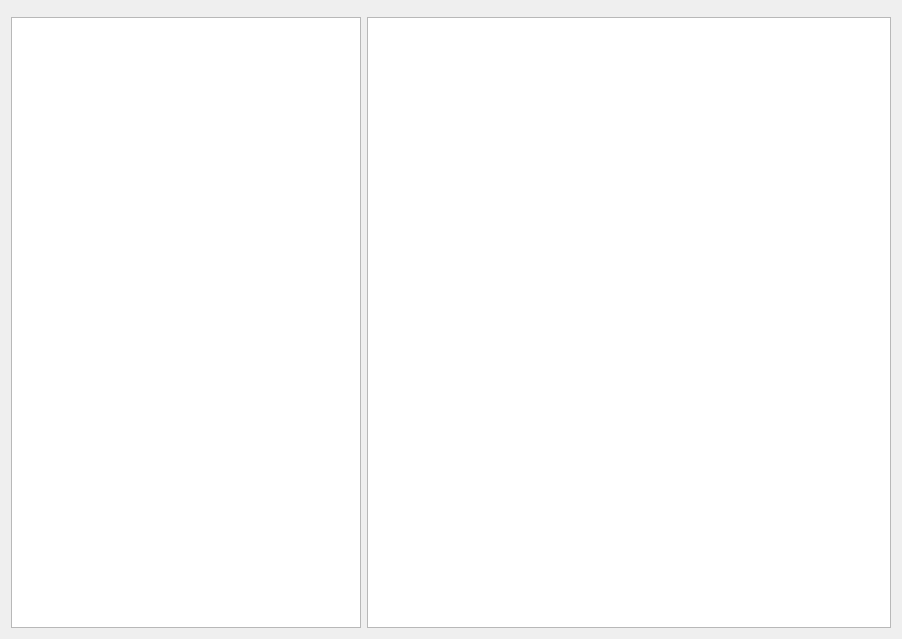
<?xml version="1.0" encoding="UTF-8"?>
<ui version="4.0">
 <class>w_sys_manage_operatorright_Dialog</class>
 <widget class="QDialog" name="w_sys_manage_operatorright_Dialog">
  <property name="geometry">
   <rect>
    <x>0</x>
    <y>0</y>
    <width>902</width>
    <height>639</height>
   </rect>
  </property>
  <property name="windowTitle">
   <string>Dialog</string>
  </property>
  <layout class="QVBoxLayout" name="verticalLayout">
   <item>
    <widget class="lds_toolbar" name="widget" native="true"/>
   </item>
   <item>
    <layout class="QHBoxLayout" name="horizontalLayout" stretch="2,3">
     <item>
      <widget class="lds_tableView" name="tableView">
       <property name="maximumSize">
        <size>
         <width>400</width>
         <height>16777215</height>
        </size>
       </property>
      </widget>
     </item>
     <item>
      <widget class="lds_tableView" name="tableView_2"/>
     </item>
    </layout>
   </item>
  </layout>
 </widget>
 <customwidgets>
  <customwidget>
   <class>lds_toolbar</class>
   <extends>QFrame</extends>
   <header>lds_toolbar.h</header>
   <container>1</container>
  </customwidget>
  <customwidget>
   <class>lds_tableView</class>
   <extends>QTableView</extends>
   <header>lds_tableview.h</header>
  </customwidget>
 </customwidgets>
 <resources/>
 <connections/>
</ui>
